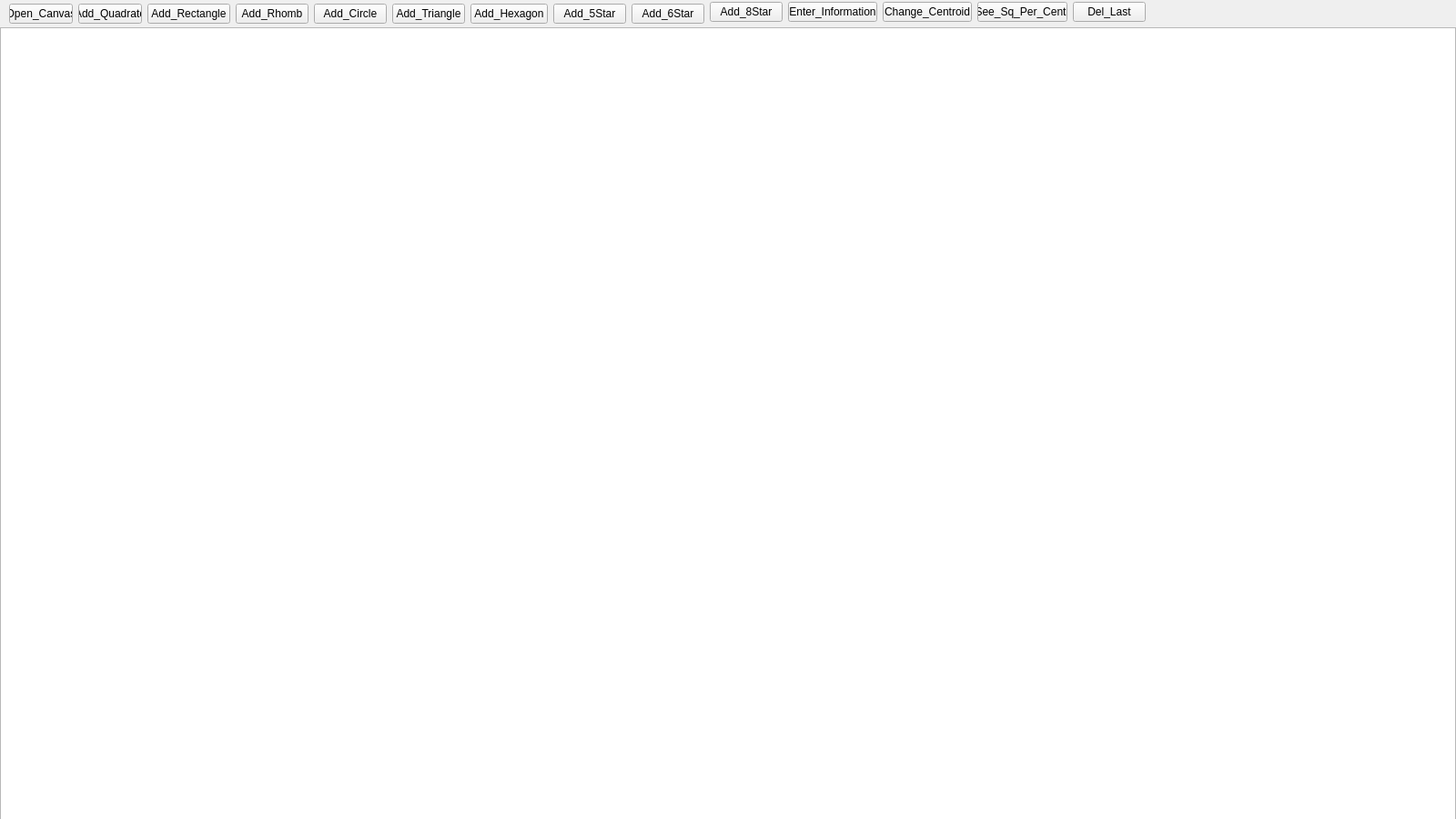
<?xml version="1.0" encoding="UTF-8"?>
<ui version="4.0">
 <class>Widget</class>
 <widget class="QWidget" name="Widget">
  <property name="geometry">
   <rect>
    <x>0</x>
    <y>0</y>
    <width>1600</width>
    <height>900</height>
   </rect>
  </property>
  <property name="windowTitle">
   <string>Widget</string>
  </property>
  <widget class="QGraphicsView" name="graphicsView">
   <property name="geometry">
    <rect>
     <x>0</x>
     <y>30</y>
     <width>1600</width>
     <height>900</height>
    </rect>
   </property>
  </widget>
  <widget class="QWidget" name="">
   <property name="geometry">
    <rect>
     <x>10</x>
     <y>0</y>
     <width>764</width>
     <height>30</height>
    </rect>
   </property>
   <layout class="QHBoxLayout" name="horizontalLayout_3">
    <item>
     <layout class="QHBoxLayout" name="horizontalLayout_2">
      <item>
       <layout class="QHBoxLayout" name="horizontalLayout">
        <item>
         <widget class="QPushButton" name="openCanvas">
          <property name="text">
           <string>Open_Canvas</string>
          </property>
         </widget>
        </item>
        <item>
         <widget class="QPushButton" name="add_Square">
          <property name="text">
           <string>Add_Quadrate</string>
          </property>
         </widget>
        </item>
       </layout>
      </item>
      <item>
       <widget class="QPushButton" name="add_rectangle">
        <property name="text">
         <string>Add_Rectangle</string>
        </property>
       </widget>
      </item>
      <item>
       <widget class="QPushButton" name="add_rhomb">
        <property name="text">
         <string>Add_Rhomb</string>
        </property>
       </widget>
      </item>
      <item>
       <widget class="QPushButton" name="add_circle">
        <property name="text">
         <string>Add_Circle</string>
        </property>
       </widget>
      </item>
      <item>
       <widget class="QPushButton" name="add_triangle">
        <property name="text">
         <string>Add_Triangle</string>
        </property>
       </widget>
      </item>
     </layout>
    </item>
    <item>
     <widget class="QPushButton" name="add_hexagon">
      <property name="text">
       <string>Add_Hexagon</string>
      </property>
     </widget>
    </item>
    <item>
     <widget class="QPushButton" name="add_5star">
      <property name="text">
       <string>Add_5Star</string>
      </property>
     </widget>
    </item>
    <item>
     <widget class="QPushButton" name="add_6star">
      <property name="text">
       <string>Add_6Star</string>
      </property>
     </widget>
    </item>
   </layout>
  </widget>
  <widget class="QWidget" name="">
   <property name="geometry">
    <rect>
     <x>780</x>
     <y>0</y>
     <width>479</width>
     <height>26</height>
    </rect>
   </property>
   <layout class="QHBoxLayout" name="horizontalLayout_4">
    <item>
     <widget class="QPushButton" name="add_8star">
      <property name="text">
       <string>Add_8Star</string>
      </property>
     </widget>
    </item>
    <item>
     <widget class="QPushButton" name="Enter_Information">
      <property name="text">
       <string>Enter_Information</string>
      </property>
     </widget>
    </item>
    <item>
     <widget class="QPushButton" name="change_centroid">
      <property name="text">
       <string>Change_Centroid</string>
      </property>
     </widget>
    </item>
    <item>
     <widget class="QPushButton" name="See_Sq_Per_Centr">
      <property name="text">
       <string>See_Sq_Per_Centr</string>
      </property>
     </widget>
    </item>
    <item>
     <widget class="QPushButton" name="del_last">
      <property name="text">
       <string>Del_Last</string>
      </property>
     </widget>
    </item>
   </layout>
  </widget>
 </widget>
 <resources/>
 <connections/>
</ui>
